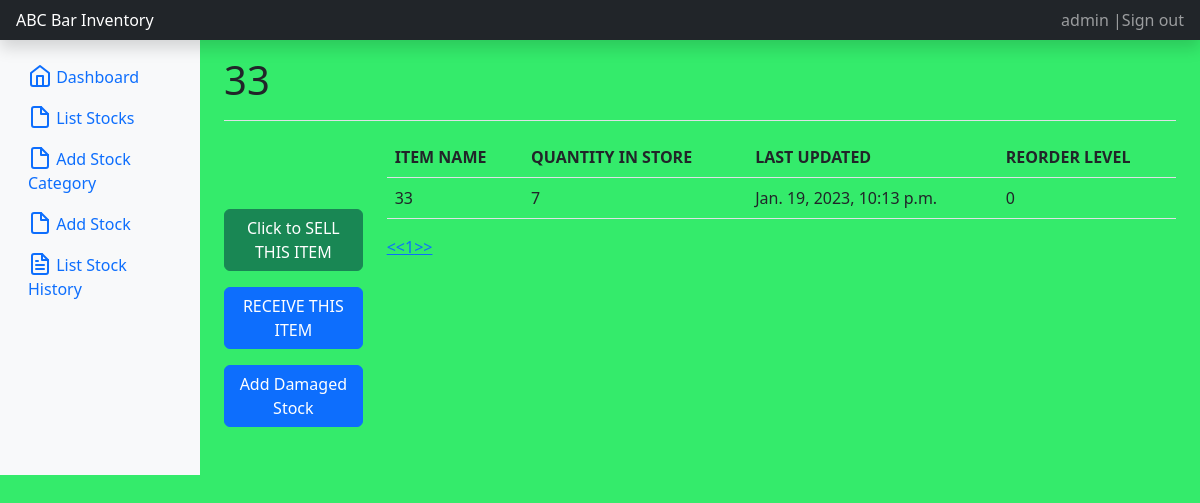
The app's page /stock_detail/4/ (signed in) with its own data.
### barstore/models.py (models this page shows, shortened)
class Stock(models.Model):
    category = models.ForeignKey(
        Category, on_delete=models.CASCADE, blank=True)
    item_name = models.CharField(max_length=50, blank=True, null=True)
    quantity = models.IntegerField(default='0', blank=True, null=True)
    cost_per_item = models.DecimalField(
        max_digits=19, decimal_places=2, null=False, blank=False)
    sales = models.DecimalField(
        max_digits=19, decimal_places=2, null=True, blank=False)
    quantity_damaged = models.IntegerField(default='0', blank=True, null=True)
    receive_quantity = models.IntegerField(default='0', blank=True, null=True)
    receive_by = models.CharField(max_length=50, blank=True, null=True)
    issue_quantity = models.IntegerField(default='0', blank=True, null=True)
    issue_by = models.CharField(max_length=50, blank=True, null=True)
    issue_to = models.CharField(max_length=50, blank=True, null=True)
    created_by = models.CharField(max_length=50, blank=True, null=True)
    reorder_level = models.IntegerField(default='0', blank=True, null=True)
    last_updated = models.DateTimeField(auto_now_add=False, auto_now=True)
    timestamp = models.DateTimeField(auto_now_add=True, auto_now=False)

### barstore/views.py (the view)
# urls.py: path('stock_detail/<str:pk>/', views.stock_detail, name="stock_detail"),
@login_required
def stock_detail(request, pk):
    queryset = Stock.objects.get(id=pk)
    context = {
        "title": queryset.item_name,
        "queryset": queryset,
    }
    return render(request, "stock_detail.html", context)

### barstore/templates/stock_detail.html (shortened to what this page needs)
{% extends "layout.html" %}
{% load crispy_forms_tags %}
{% load static %}
{% block page_content %}
  <div class="d-flex justify-content-between flex-wrap flex-md-nowrap align-items-center pt-3 pb-2 mb-3 border-bottom">
    <h1 class="h1">{{title}}</h1>
    </div>
<div class="row">
  <div class="col-sm-2">
     <br><br>
      <br>
      <a href='{% url 'issue_items' queryset.id %}'><div class='btn btn-success mb-3'>Click to SELL THIS ITEM</div></a>
      <a href='{% url 'receive_items' queryset.id %}'><div class='btn btn-primary mb-3'>RECEIVE THIS ITEM</div></a>
      <a href='#'><div class='btn btn-primary'>Add Damaged Stock</div></a>
      <br>
  </div>
  <div class="col-sm-10">
    <div class="display_table">
      <table class='table'>
              <tr>
                <th>ITEM NAME</th>
                <th>QUANTITY IN STORE</th>
                <th>LAST UPDATED</th>
                <th>REORDER LEVEL</th>
              </tr>
              <tr>
                <td>{{queryset.item_name}}</td>
                <td>{{queryset.quantity}}</td>
                <td>{{queryset.last_updated}}</td>
                <td>{{queryset.reorder_level}}</td>
              </tr>
      </table>
    </div>
  </div>
</div>
        <br><br>
        {% endblock %}

### templates/layout.html (shortened to what this page needs)
{% load static %}
<!doctype html>
<html lang="en">
  <head>
    <link href="https://cdn.jsdelivr.net/npm/bootstrap@5.2.3/dist/css/bootstrap.min.css" rel="stylesheet">
    <link rel="stylesheet" href="{% static 'css/styles.css' %}" type="text/css">
   <link href="{% static 'js/jquery-ui-1.13.2/jquery-ui.min.css' %}" rel="stylesheet">
    <link href="{% static 'js/jquery-ui-1.13.2/jquery-ui.structure.min.css' %}" rel="stylesheet">
    <link href="{% static 'js/jquery-ui-1.13.2/jquery-ui.theme.min.css' %}" rel="stylesheet">
</head>
  <body>
    <header class="navbar navbar-dark sticky-top bg-dark flex-md-nowrap p-0 shadow">
        <a class="navbar-brand col-md-3 col-lg-2 me-0 px-3 fs-6" href="#">ABC Bar Inventory</a>
        <div class="navbar-nav">
          <div class="nav-item text-nowrap">
            {% if request.user.is_authenticated %}
            <a class="nav-link px-3" href="/accounts/logout">{{ user }} |Sign out</a>
            {% endif %}
          </div>
        </div>
      </header>
      <div class="container-fluid">
        <div class="row">
          <nav id="sidebarMenu" class="col-md-3 col-lg-2 d-md-block bg-light sidebar collapse">
            <div class="position-sticky pt-3 sidebar-sticky">
              <ul class="nav flex-column">
                <li class="nav-item">
                  <a class="nav-link active" aria-current="page" href="{% url 'home' %}">
                    <span data-feather="home" class="align-text-bottom"></span>
                    Dashboard
                  </a>
                </li>
                <li class="nav-item">
                  <a class="nav-link" href="{% url 'list_item' %}">
                    <span data-feather="file" class="align-text-bottom"></span>
                    List Stocks
                  </a>
                </li>
                <li class="nav-item">
                  <a class="nav-link" href="{% url 'add_category' %}">
                    <span data-feather="file" class="align-text-bottom"></span>
                    Add Stock Category
                  </a>
                </li>
                <li class="nav-item">
                  <a class="nav-link" href="{% url 'add_items' %}">
                    <span data-feather="file" class="align-text-bottom"></span>
                    Add Stock
                  </a>
                </li>
                <li class="nav-item">
                  <a class="nav-link" href="{% url 'list_history' %}">
                    <span data-feather="file-text" class="align-text-bottom"></span>
                    List  Stock History
                  </a>
                </li>
              </ul>
            </div>
          </nav>
          <main class="col-md-9 ms-sm-auto col-lg-10 px-md-4 don">
            {% block page_content %}{% endblock %}
        </main>
    </div>
  </div>
</body>
</html>

### static/css/styles.css (style rules this page uses)
body { background-color: #34eb6b; }

### records on screen
Stock: item_name "33", quantity "7", last_updated "Jan. 19, 2023, 10:13 p.m.", reorder_level "0"

### other values on screen
{{ user }} "admin"
